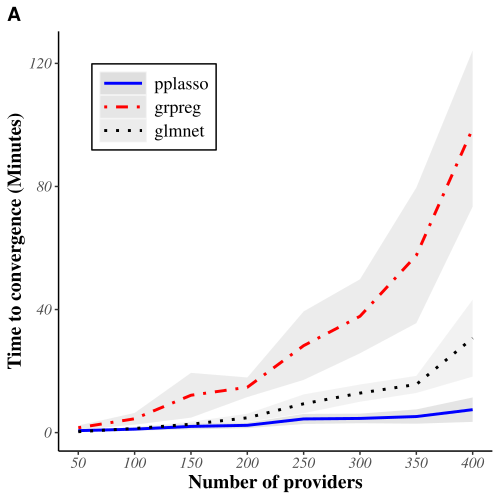

Here is the R script that generated this plot:
library(MASS)
library(RcppArmadillo)
library(Rcpp)
library(Matrix)
library(grpreg)
library(fastDummies)
library(foreach)
library(doParallel)
library(glmnet)

setwd("/home/ybshao/GroupLasso/Simulations/Figures&Tables/Runtime/Lasso")

multiResultClass2 <- function(Runtime = NULL, total_iter = NULL){
  result <- list(
    Runtime = Runtime,
    total_iter = total_iter
  )
  ## Set the name for the class
  class(result) <- append(class(result), "multiResultClass2")
  return(result)
}


m.sequence <- seq(50, 400, 50)

Runtime.Mean <- matrix(rep(0, length(m.sequence) * 3), nrow = 3)
colnames(Runtime.Mean) <- paste0("n.prov = ", m.sequence)
rownames(Runtime.Mean) <- c("pplasso", "grpreg", "glmnet")

Runtime.sd <- matrix(rep(0, length(m.sequence) * 3), nrow = 3)
colnames(Runtime.sd) <- paste0("n.prov = ", m.sequence)
rownames(Runtime.sd) <- c("pplasso", "grpreg", "glmnet")

iter.Mean <- matrix(rep(0, length(m.sequence) * 2), nrow = 2)
colnames(iter.Mean) <- paste0("n.prov = ", m.sequence)
rownames(iter.Mean) <- c("pplasso with MM", "pplasso without MM")

iter.sd <- matrix(rep(0, length(m.sequence) * 2), nrow = 2)
colnames(iter.sd) <- paste0("n.prov = ", m.sequence)
rownames(iter.sd) <- c("pplasso with MM", "pplasso without MM")

data.loop <- 1:10
ind <- 0

for (j in m.sequence){
  start.time <- Sys.time()
  print(paste0("Iteration for n.prov = ", j, " starts.."))
  ind <- ind + 1
  cl <- makeCluster(5)
  registerDoParallel(cl) 
  Model.Comparison <- 
    foreach (i = data.loop, .packages = c("grpreg", "glmnet", "fastDummies", "RcppArmadillo", "MASS", "Matrix", "TmpLasso")) %dopar% {
      Y.char <- 'Y'
      prov.char <- 'Prov.ID'
      sim.parameters.Lasso <- list(m = j, n.beta = 50, n.groups = 50, prop.NonZero.group = 0.2,
                                   prop.outlier = 0, rho = 0.7)
      Sim_Lasso <- Simulation_data_GroupLasso(sim.parameters.Lasso, prov.size.mean = 200, unpenalized.beta = F)
      data_Lasso <- Sim_Lasso$sim.data
      Z.char <- colnames(data_Lasso)[3:(ncol(data_Lasso) - 1)]
      
      # results from Lasso with MM
      start <- Sys.time()
      cv.model_grp_lasso1 <- cv.pp.lasso(data_Lasso, Y.char, Z.char, prov.char,
                                         MM = T, nfolds = 10, trace.cv = F)
      end <- Sys.time()
      cv.process.time1 <- difftime(end, start, units = 'mins')  #runtime
      total.iter.pplasso1 <- sum((cv.model_grp_lasso1$fit)$iter)
      
      # results from Lasso without MM
      cv.model_grp_lasso2 <- cv.pp.lasso(data_Lasso, Y.char, Z.char, prov.char,
                                         MM = F, nfolds = 10, trace.cv = F)
      total.iter.pplasso2 <- sum((cv.model_grp_lasso2$fit)$iter)
      
      ## results from grpreg
      start <- Sys.time()
      # dummy data for grpreg
      dummy_data <- dummy_cols(data_Lasso, select_columns = prov.char, remove_selected_columns = TRUE, 
                               remove_first_dummy = TRUE)
      ID.char <- colnames(dummy_data)[(ncol(dummy_data) - sim.parameters.Lasso$m + 2):ncol(dummy_data)]
      cv.model_grpreg <- cv.grpreg(dummy_data[,c(Z.char, ID.char)], dummy_data[,Y.char], family = "binomial",
                                   penalty = "grLasso", group = c(1:length(Z.char), rep(0, length(ID.char))),
                                   alpha = 1, nfolds = 10, trace = F)
      end <- Sys.time()
      cv.process.time2 <-  difftime(end, start, units = 'mins') #runtime
      
      ## results from glmnet
      start <- Sys.time()
      # dummy data for glmnet
      dummy_data <- dummy_cols(data_Lasso, select_columns = prov.char, remove_selected_columns = TRUE, 
                               remove_first_dummy = TRUE)
      ID.char <- colnames(dummy_data)[(ncol(dummy_data) - sim.parameters.Lasso$m + 2):ncol(dummy_data)]
      cv.model_glmnet <- cv.glmnet(as.matrix(dummy_data[ ,c(Z.char, ID.char)]), dummy_data[,Y.char], family = "binomial", 
                                   penalty.factor = c(rep(1, length(Z.char)), rep(0, length(ID.char))), 
                                   alpha = 1, nfolds = 10)
      end <- Sys.time()
      cv.process.time3 <-  difftime(end, start, units = 'mins') #runtime
      
      
      result <- multiResultClass2()
      result$Runtime <- round(matrix(c(cv.process.time1, cv.process.time2, cv.process.time3), nrow = 3), digits = 3)
      result$total_iter <- round(matrix(c(total.iter.pplasso1, total.iter.pplasso2), nrow = 2), digits = 4)
      return(result)
    }
  stopCluster(cl)
  
  n.data.loop <- length(data.loop)
  
  Runtime <- matrix(rep(0, 3 * n.data.loop), nrow = 3)
  rownames(Runtime) <- c("pplasso", "grpreg", "glmnet")
  colnames(Runtime) <- paste0("Data_", data.loop)
  
  iter <- matrix(rep(0, 2 * n.data.loop), nrow = 2)
  rownames(iter) <- c("pplasso with MM", "pplasso without MM")
  colnames(iter) <- paste0("Data_", data.loop)
  
  for (i in data.loop){
    Runtime[, i] <- Model.Comparison[[i]]$Runtime
    iter[, i] <- Model.Comparison[[i]]$total_iter
  }
  
  Runtime.Mean[, ind] <- round(apply(Runtime, 1, mean), digits = 3)
  Runtime.sd[, ind] <- round(apply(Runtime, 1, sd), digits = 3)
  
  iter.Mean[, ind] <- round(apply(iter, 1, mean), digits = 3)
  iter.sd[, ind] <- round(apply(iter, 1, sd), digits = 3)
  
  end.time <- Sys.time()
  process.time <- difftime(end.time, start.time, units = 'mins')
  print(paste0("Processing time: ", round(process.time, digits = 4), " mins (current n.prov = ", j, ")"))
  
}

### Figures (Runtime, iter)
library(reshape2)

#### Figure1: Runtime
n.prov <- m.sequence
Runtime.Mean.lower <- Runtime.Mean - Runtime.sd
Runtime.Mean.upper <- Runtime.Mean + Runtime.sd


Runtime.figure.pplasso.df <- data.frame("model" = melt(Runtime.Mean)$Var1,
                                        "n.prov" = rep(n.prov, each = 3),
                                        "Mean" = melt(Runtime.Mean)$value,
                                        "lower" = melt(Runtime.Mean.lower)$value,
                                        "upper" = melt(Runtime.Mean.upper)$value)

Runtime.plot.pplasso <- ggplot(Runtime.figure.pplasso.df, aes(n.prov, group = factor(model))) +
  geom_ribbon(aes(ymin = lower, ymax = upper, fill = factor(model)), alpha = 0.5) +
  geom_line(aes(y = Mean, color = factor(model), linetype = factor(model)), size = 1)  + 
  theme(panel.grid = element_blank(), panel.background = element_blank(),
        axis.line = element_line(colour = "black")) + 
  theme(plot.title = element_text(size = 13, face = "bold", family = "serif"),
        axis.title = element_text(size = 14, family = "serif", face = "bold"),
        plot.caption = element_text(size = 10, face = "italic", family = "serif"),
        legend.text = element_text(size = 13, family = "serif")) + 
  theme(axis.text = element_text(face = "italic", size = 11, family = "serif")) + 
  theme(legend.position = c(0.22, 0.82),
        legend.background = element_rect(fill = "white", color = "black"),
        legend.title = element_blank()) + 
  theme(legend.key.height = unit(0.6, 'cm'),
        legend.key.width = unit(1.2, 'cm'),
        legend.spacing.y = unit(0, 'cm')) +
  labs(title = "", 
       x = "Number of providers", 
       y = "Time to convergence (Minutes)") +
  scale_x_continuous(breaks = seq(50, 400, 50)) + 
  scale_linetype_manual(values = c("solid", "dotdash", "dotted"), name = "", labels = c("pplasso", "grpreg", "glmnet")) + 
  scale_color_manual(values = c("blue", "red", "black"), name = "", labels = c("pplasso", "grpreg", "glmnet")) + 
  scale_fill_manual(values = c("grey80", "grey85", "grey90"), name = "", labels = c("pplasso", "grpreg", "glmnet"))

Runtime.plot.pplasso <- annotate_figure(ggarrange(Runtime.plot.pplasso,
                                                  nrow = 1, ncol = 1,
                                                  labels = c("A")))

save(Runtime.figure.pplasso.df, Runtime.plot.pplasso,
     file = paste0("Runtime_pplasso_", Sys.Date(), ".RData"))

#### Figure2: iterations
n.prov <- m.sequence
iter.Mean.lower <- iter.Mean - iter.sd
iter.Mean.upper <- iter.Mean + iter.sd

iter.figure.pplasso.df <- data.frame("model" = melt(iter.Mean)$Var1,
                                     "n.prov" = rep(n.prov, each = 2),
                                     "Mean" = melt(iter.Mean)$value,
                                     "lower" = melt(iter.Mean.lower)$value,
                                     "upper" = melt(iter.Mean.upper)$value)

iter.plot.pplasso <- ggplot(iter.figure.pplasso.df, aes(n.prov, group = factor(model))) +
  geom_ribbon(aes(ymin = lower, ymax = upper, fill = factor(model)), alpha = 0.5) +
  geom_line(aes(y = Mean, color = factor(model), linetype = factor(model)), size = 1)  + 
  theme(panel.grid = element_blank(), panel.background = element_blank(),
        axis.line = element_line(colour = "black")) + 
  theme(plot.title = element_text(size = 13, face = "bold", family = "serif"),
        axis.title = element_text(size = 13, family = "serif"),
        plot.caption = element_text(size = 10, face = "italic", family = "serif"),
        legend.text = element_text(size = 12, family = "serif")) + 
  theme(axis.text = element_text(face = "italic", size = 12, family = "serif")) + 
  theme(legend.position = c(0.22, 0.85),
        legend.background = element_rect(fill = "white", color = "black"),
        legend.title = element_blank()) + 
  theme(legend.key.height = unit(0.6, 'cm'),
        legend.key.width = unit(1.2, 'cm'),
        legend.spacing.x = unit(0, 'cm')) + 
  labs(title = "", 
       x = "Number of providers", 
       y = "Total #iterations",
       caption = "( provider size varies from 50 to 400 )") +
  scale_x_continuous(breaks = seq(50, 400, 50)) + 
  scale_linetype_manual(values = c("dotdash", "solid"), name = "", labels = c("  pplasso with MM", "  pplasso without MM")) + 
  scale_color_manual(values = c("red", "blue"), name = "", labels = c("  pplasso with MM", "  pplasso without MM")) + 
  scale_fill_manual(values = c("grey85", "grey90"), name = "", labels = c("  pplasso with MM", "  pplasso without MM")) +
  ylim(0, 7000)


save(iter.figure.pplasso.df, iter.plot.pplasso,
     file = paste0("iter_num_pplasso_MM_", Sys.Date(), ".RData"))
